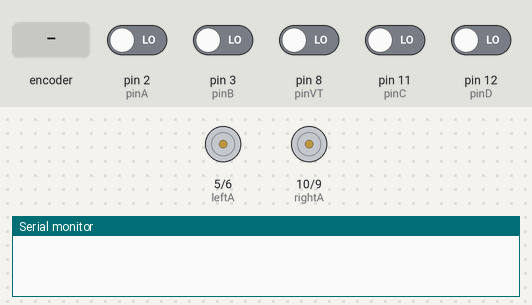
A sketch run on a simulated Arduino Uno, built with avr-gcc and run on an emulated ATmega328P. On the bench: motor-driver pin pairs drawn as motors (green arrow = first pin HIGH = forward, orange = second pin HIGH = backward, longer = more drive), the last lines printed to the serial monitor. The test bench sets the inputs (shaded band); at power-on: pin 2 (pinA), pin 3 (pinB), pin 8 (pinVT), pin 11 (pinC), pin 12 (pinD) LOW.

Above: at 1.2 s.
1.3 s: pin 8 (pinVT) driven HIGH
3.2 s: rotary encoder on pin 2 (pinA) / pin 3 (pinB) turned 1 step (first pin leading)
At 3.39 s:
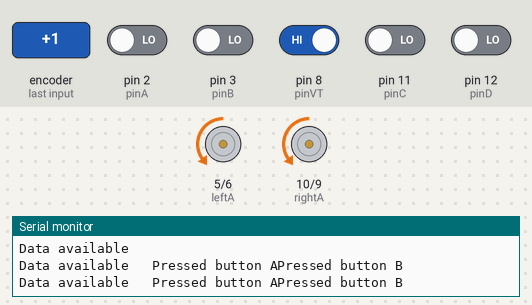
6.2 s: pin 11 (pinC) driven HIGH
9.2 s: pin 8 (pinVT) driven LOW
At 9.9 s:
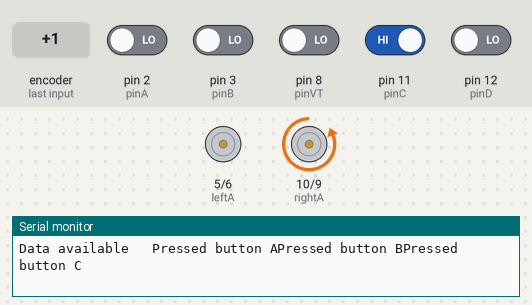
10.7 s: pin 8 (pinVT) driven HIGH and pin 11 (pinC) driven LOW
At 10.86 s:
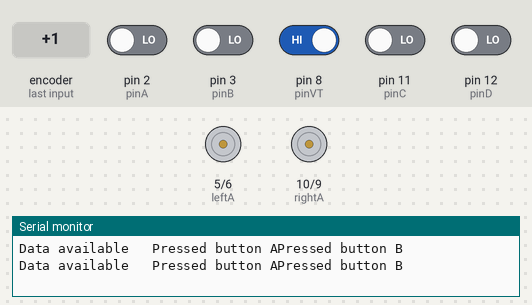
13.7 s: pin 12 (pinD) driven HIGH
Timing chart, 0 to 17.7 s (numbered marks = the images above; inputs shaded):
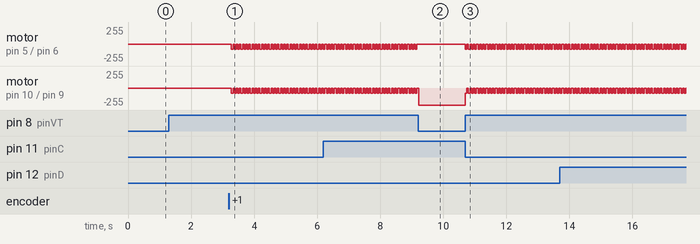

Measured:
- after the input at 3.2 s, motor on pin 5 (leftA) / pin 6 (leftB), motor on pin 10 (rightA) / pin 9 (rightB): alternates backward 80/255 for 0.05 s and stopped for 0.05 s, starting after 0.08 s
- after the input at 9.2 s, motor on pin 5 (leftA) / pin 6 (leftB): stops changing and stays stopped
- after the input at 10.7 s, motor on pin 5 (leftA) / pin 6 (leftB), motor on pin 10 (rightA) / pin 9 (rightB): alternates backward 80/255 for 0.05 s and stopped for 0.05 s, starting at once

The sketch:

CocheControlRF.ino
```cpp
int pinVT=8;
int pinA=2;
int pinB=3;
int pinC=11;
int pinD=12;
int rightA = 10;
int rightB = 9;
int leftA = 5;
int leftB = 6;
int vel = 0; // Velocidad de los motores (0-255)

void setup()
{
  //PUERTO DE COMUNICACIÓN SERIE
  Serial.begin (9600);
  //CONEXIÓN DEL MANDO RF
  pinMode(pinVT, INPUT);
  pinMode(pinA, INPUT);
  pinMode(pinB, INPUT);
  pinMode(pinC, INPUT);
  pinMode(pinD, INPUT);
  //CONEXIÓN MOTOR
  pinMode(rightA, OUTPUT);
  pinMode(rightB, OUTPUT);
  pinMode(leftA, OUTPUT);
  pinMode(leftB, OUTPUT);
  //MOTOR PARADO
  analogWrite(rightA, 0);
  analogWrite(rightB, 0);
  analogWrite(leftA, 0);
  analogWrite(leftB, 0);
}

void loop()
{
  if (digitalRead(pinVT) )  // Si hay dato valido
      {
        Serial.print("Data available \t");
        if (digitalRead(pinA)){ //avanzar
            Serial.print( "Pressed button A");
            vel=vel+10;
              if (vel<80){
                vel=80;
              }
              if (vel>255){
                vel=255;
              }
            analogWrite(rightA, 0);
            analogWrite(rightB, vel);
            analogWrite(leftA, 0);
            analogWrite(leftB, vel);
            delay(50);
        }

        if (digitalRead(pinB)){  //frenar
            Serial.print( "Pressed button B");
            vel=vel-10;
              if (vel<80){
                vel=0;
              }
            analogWrite(rightA, 0);
            analogWrite(rightB, vel);
            analogWrite(leftA, 0);
            analogWrite(leftB, vel);
            delay(50);
        }
        if (digitalRead(pinC)){  //girar izquierda
            Serial.print( "Pressed button C");
            analogWrite(rightA, 0);
            analogWrite(rightB, 255);
            analogWrite(leftA, 0);
            analogWrite(leftB, 0);
        }
        if (digitalRead(pinD)){  //girar derecha
            Serial.print( "Pressed button D");
            analogWrite(rightA, 0);
            analogWrite(rightB, 0);
            analogWrite(leftA, 0);
            analogWrite(leftB, 255);
        }

        Serial.println("\t");
      }


}
```
